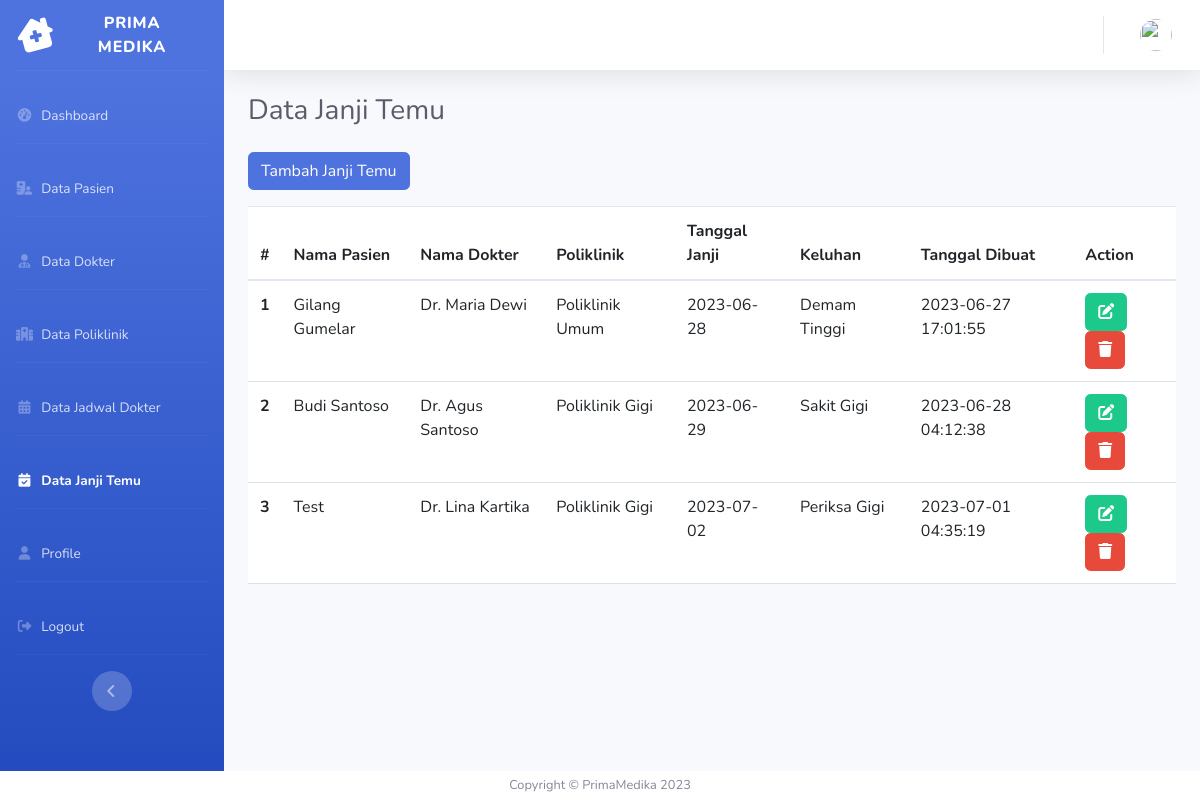
Page /index.php/admin/data_janji_temu on the committed database.
### tables this page shows
CREATE TABLE `janji_temu` (
  `janji_id` int(11) NOT NULL,
  `pasien_id` int(11) NOT NULL,
  `dokter_id` int(11) NOT NULL,
  `poliklinik_id` int(11) NOT NULL,
  `tanggal_janji` date NOT NULL,
  `keluhan` text DEFAULT NULL,
  `created_at` datetime NOT NULL,
  `updated_at` datetime NOT NULL
);

CREATE TABLE `pasien` (
  `pasien_id` int(11) NOT NULL,
  `name_pasien` varchar(255) NOT NULL,
  `tempat_lahir` varchar(50) NOT NULL,
  `tanggal_lahir` date NOT NULL,
  `jenis_kelamin` enum('Laki-Laki','Perempuan') NOT NULL,
  `alamat` text NOT NULL,
  `nomor_telepon` varchar(20) NOT NULL,
  `email` varchar(50) NOT NULL
);

CREATE TABLE `dokter` (
  `dokter_id` int(11) NOT NULL,
  `poliklinik_id` int(11) NOT NULL,
  `name` varchar(255) NOT NULL,
  `spesialis` varchar(255) NOT NULL,
  `nomor_telepon` varchar(20) NOT NULL,
  `email` varchar(255) NOT NULL,
  `created_at` date NOT NULL,
  `updated_at` date NOT NULL
);

CREATE TABLE `poliklinik` (
  `poliklinik_id` int(11) NOT NULL,
  `nama_poliklinik` varchar(50) NOT NULL
);

### application/controllers/Admin.php (called while the page is built, shortened)
<?php
class Admin extends CI_Controller
{
    public function __construct()
    {
        $this->load->model('Admin_model');
    }
    public function data_janji_temu()
    {
        $data['title'] = 'Data Janji Temu';
        $data['user'] = $this->Admin_model->getUser();
        $data['janji_temu'] = $this->Admin_model->getJanjiTemu();
        $data['pasien'] = $this->Admin_model->getPasien();
        $data['dokter'] = $this->Admin_model->getDokter();
        $data['poliklinik'] = $this->Admin_model->getPoli();
        $this->load->view('templates/header', $data);
        $this->load->view('templates/sidebar_admin', $data);
        $this->load->view('templates/topbar', $data);
        $this->load->view('admin/janji-temu', $data);
        $this->load->view('templates/footer');
    }
}

### index.php (called while the page is built, shortened)
<?php
require_once BASEPATH.'core/CodeIgniter.php';

### application/models/Admin_model.php (called while the page is built, shortened)
<?php
class Admin_model extends CI_Model
{
    public function getDokter()
    {
        $this->db->select('*, poliklinik.nama_poliklinik');
        $this->db->from('dokter');
        $this->db->join('poliklinik', 'dokter.poliklinik_id = poliklinik.poliklinik_id');
        $query = $this->db->get();
        return $query->result_array();
    }
    public function getJanjiTemu()
    {
        $this->db->select('janji_temu.*, pasien.name_pasien, dokter.name, poliklinik.nama_poliklinik');
        $this->db->from('janji_temu');
        $this->db->join('pasien', 'janji_temu.pasien_id = pasien.pasien_id');
        $this->db->join('dokter', 'janji_temu.dokter_id = dokter.dokter_id');
        $this->db->join('poliklinik', 'janji_temu.poliklinik_id = poliklinik.poliklinik_id');
        $this->db->order_by('janji_temu.janji_id', 'ASC');
        $query = $this->db->get();
        $result = $query->result_array();
        return $result;
    }
}

### application/views/admin/janji-temu.php (the view, shortened to what this page needs)
<div class="container-fluid">
    <h1 class="h3 mb-4 text-gray-800"><?= $title; ?></h1>
    <div class="row">
        <div class="col-lg">
            <a href="" class="btn btn-primary mb-3" data-toggle="modal" data-target="#newModal">Tambah Janji Temu</a>
            <table class="table table-hover">
                <thead>
                    <tr>
                        <th scope="col">#</th>
                        <th scope="col">Nama Pasien</th>
                        <th scope="col">Nama Dokter</th>
                        <th scope="col">Poliklinik</th>
                        <th scope="col">Tanggal Janji</th>
                        <th scope="col">Keluhan</th>
                        <th scope="col">Tanggal Dibuat</th>
                        <th scope="col">Action</th>
                    </tr>
                </thead>
                <tbody>
                    <?php $i = 1; ?>
                    <?php foreach ($janji_temu as $jt) : ?>
                        <tr>
                            <th scope="row"><?= $i++; ?></th>
                            <td><?= $jt['name_pasien'] ?></td>
                            <td><?= $jt['name'] ?></td>
                            <td><?= $jt['nama_poliklinik'] ?></td>
                            <td><?= $jt['tanggal_janji'] ?></td>
                            <td><?= $jt['keluhan'] ?></td>
                            <td><?= $jt['created_at'] ?></td>
                            <td>
                                <a href="<?= base_url('admin/edit_janji/' . $jt['janji_id']) ?>" class="btn btn-success"><i class="fas fa-solid fa-pen-to-square"></i></a>
                                <a href="<?= base_url('admin/delete_janji/' . $jt['janji_id']) ?>" class="btn btn-danger"><i class="fas fa-solid fa-trash"></i></a>
                            </td>
                        </tr>
                    <?php endforeach; ?>
                </tbody>
            </table>
        </div>
    </div>
</div>
</div>

### rows in the picture
janji_temu: pasien.name_pasien "Gilang Gumelar", dokter.name "Dr. Maria Dewi", poliklinik.nama_poliklinik "Poliklinik Umum", tanggal_janji "2023-06-28", keluhan "Demam Tinggi", created_at "2023-06-27 17:01:55"
janji_temu: pasien.name_pasien "Budi Santoso", dokter.name "Dr. Agus Santoso", poliklinik.nama_poliklinik "Poliklinik Gigi", tanggal_janji "2023-06-29", keluhan "Sakit Gigi", created_at "2023-06-28 04:12:38"
janji_temu: pasien.name_pasien "Test", dokter.name "Dr. Lina Kartika", poliklinik.nama_poliklinik "Poliklinik Gigi", tanggal_janji "2023-07-02", keluhan "Periksa Gigi", created_at "2023-07-01 04:35:19"

### other values in the picture
$title "Data Janji Temu"
